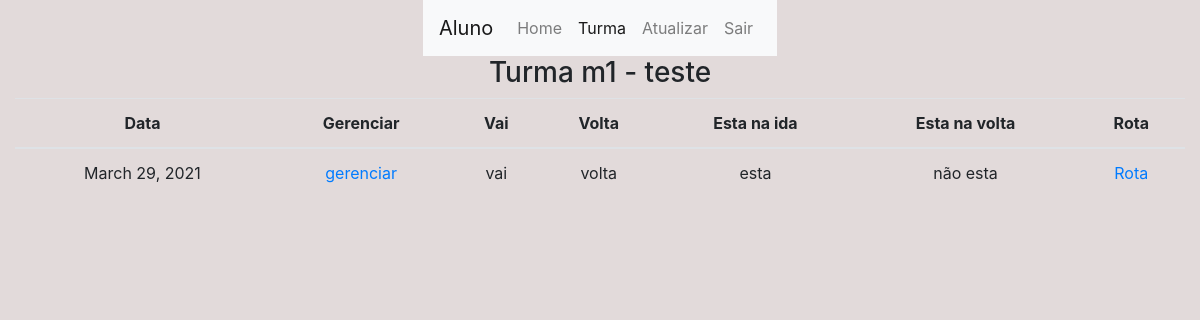
/core/aluno/turma/gerenciar/1 (signed in), run on the app's committed database.
### core/models.py (models this page shows, shortened)
class Turma(models.Model):
    motorista = models.ForeignKey(
        custom_user,  on_delete=models.DO_NOTHING)
    alunos = models.ManyToManyField(
        custom_user, related_name='%(class)s_alunos')
    nome = models.CharField(max_length=100, default="")
    local = LocationField(default=(0, 0), null=False, map_attrs={
        "style": "mapbox://styles/mapbox/outdoors-v11",
        "zoom": 13,
        "center": [17.031645, 51.106715],
        "cursor_style": 'pointer',
        "marker_color": "red",
        "rotate": False,
        "geocoder": True,
        "fullscreen_button": True,
        "navigation_buttons": True,
        "track_location_button": True,
        "readonly": True,
        "placeholder": "Pick a location on map below", })
    def __str__(self):
        return f'{self.motorista} - {self.nome}'

class Dia(models.Model):
    data = models.DateField(auto_now=False, auto_now_add=False)
    turma = models.ForeignKey(
        Turma, on_delete=models.CASCADE, related_name='%(class)s_turmas')
    ativo = models.BooleanField(blank=True, default=True)

class Aluno(models.Model):
    dia = models.ForeignKey(Dia, on_delete=models.CASCADE,
                            related_name='%(class)s_dias', null=False, blank=False, default=1)
    usuario = models.ForeignKey(
        custom_user,  on_delete=models.CASCADE)
    menor_de_idade = models.BooleanField(default=False)
    vai = models.BooleanField(default=True)
    volta = models.BooleanField(default=True)
    esta_na_ida = models.BooleanField(default=False)
    esta_na_volta = models.BooleanField(default=False)

### users/models.py (models this page shows)
class custom_user(AbstractUser):
    permissao = models.IntegerField(default=2)
    telefone = models.CharField(max_length=50,  default='1')
    local = LocationField(default=(1.2, 1.2), null=False, map_attrs={
        "style": "mapbox://styles/mapbox/outdoors-v11",
        "zoom": 13,
        "center": [17.031645, 51.106715],
        "cursor_style": 'pointer',
        "marker_color": "red",
        "rotate": False,
        "geocoder": True,
        "fullscreen_button": True,
        "navigation_buttons": True,
        "track_location_button": True,
        "readonly": True,
        "placeholder": "Pick a location on map below",
    })
    data_nascimento = models.DateField(
        auto_now=False, auto_now_add=False, null=False, blank=False, default=timezone.now)
    email = models.EmailField(unique=True)

### core/views.py (the view)
@login_required
def core_aluno_turma_gerenciar(request, idTurma):
    turma = Turma.objects.get(id=idTurma)
    dias = Dia.objects.filter(turma=turma).filter(ativo=True)
    alunos = Aluno.objects.filter(usuario=request.user).filter(dia__in=dias)
    alunos_dias = [aluno.dia for aluno in alunos]
    usuario = request.user
    if(usuario not in turma.alunos.all()):
        return redirect(core_aluno_home)
    c = {
        'turma': turma,
        'dias': dias,
        'alunos': alunos,
        'alunos_dias': alunos_dias,
    }
    return render(request, 'core/aluno/turma/aluno_turma_gerenciar.html', c)

### core/templates/core/aluno/turma/aluno_turma_gerenciar.html (shortened to what this page needs)
{% extends 'base.html' %}
{% block conteudo %}
    <div class="row">
        <div class="col justify-content-center d-flex">
            {% include 'menu.html' with ativo='turma'%}
        </div>
    </div>
    <div class="row">
        <div class="col justify-content-center d-flex">
            <h3>Turma {{turma}}</h3>
        </div>
    </div>
    <div class="row">
        <div class="col justify-content-center d-flex">
            <table class='table text-center'>
                <thead>
                    <th>Data</th>
                    <th>Gerenciar</th>
                    <th>Vai</th>
                    <th>Volta</th>
                    <th>Esta na ida</th>
                    <th>Esta na volta</th>
                    <th>Rota</th>
                </thead>
                <tbody>
                    {% for dia in dias %}
                        <tr>
                            <td>{{dia.data}}</td>
                            <td><a href={% url 'core_aluno_dia_gerenciar' dia.id %}>gerenciar</a></td>
                            <td>
                                {% for aluno in alunos %}
                                    {% if aluno.dia == dia %}
                                        {% if aluno.vai %}
                                            vai
                                        {% else %}
                                            não vai
                                        {% endif %}
                                    {% endif %}
                                {% endfor %}
                            </td>
                            <td>
                                {% for aluno in alunos %}
                                    {% if aluno.dia == dia %}
                                        {% if aluno.volta %}
                                            volta
                                        {% elif aluno.volta is False %}
                                            não volta
                                        {% endif %}
                                    {% endif %}
                                {% endfor %}
                            </td>
                            <td>
                                {% for aluno in alunos %}
                                    {% if aluno.dia == dia %}
                                        {% if aluno.esta_na_ida %}
                                            esta
                                        {% elif aluno.esta_na_ida is False %}
                                            não esta
                                        {% endif %}
                                    {% endif %}
                                {% endfor %}
                            </td>
                            <td>
                                {% for aluno in alunos %}
                                    {% if aluno.dia == dia %}
                                        {% if aluno.esta_na_volta %}
                                            esta
                                        {% elif aluno.esta_na_volta is False %}
                                            não esta
                                        {% endif %}
                                    {% endif %}
                                {% endfor %}
                            </td>
                            <td><a href={% url 'core_aluno_rota' dia.id %}>Rota</a></td>
                        </tr>
                    {% endfor %}
                </tbody>
            </table>
        </div>
    </div>
{% endblock conteudo %}

### static/css/base.css (style rules this page uses)
* { margin: 0px; padding: 0px; }
body { background-color: rgb(226, 218, 218); }

### data on the page
Turma: motorista+nome "m1 - teste"
Dia: data "March 29, 2021"
Aluno: vai "vai", volta "volta", esta_na_ida "esta", esta_na_volta "não esta"
